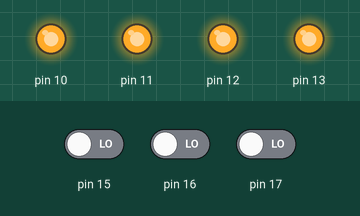
The sketch below on a simulated Arduino Uno, built with avr-gcc and run on an emulated ATmega328P. On the bench: output pins drawn as LEDs (lit = HIGH). Dashed ring = blinking. Inputs (shaded band) come from the test bench; at power-on: pin 15 LOW, pin 16 LOW, pin 17 LOW.

Above: at 1.2 s.
1.3 s: pin 15 driven HIGH
At 4.2 s:
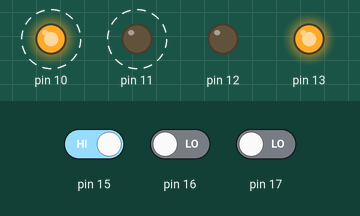
4.3 s: pin 16 driven HIGH
At 4.8 s:
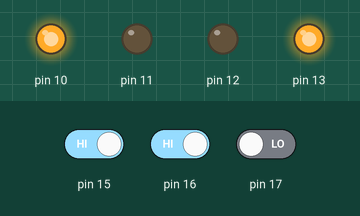
5.8 s: pin 16 driven LOW
At 6.3 s:
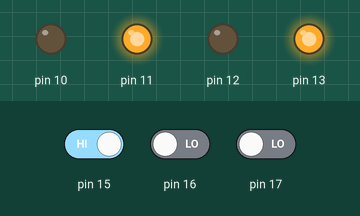
8.8 s: pin 15 driven LOW
At 9.9 s:
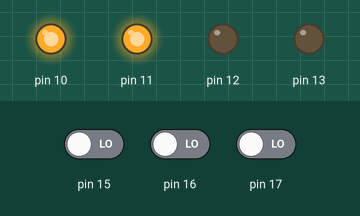
Timing chart, 0 to 12.8 s (numbered marks = the images above; inputs shaded):
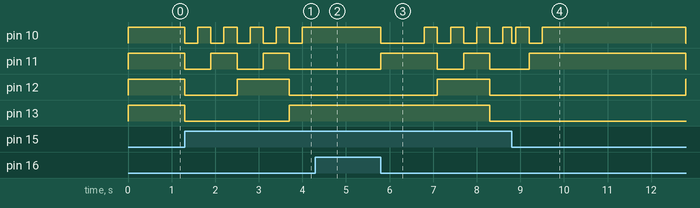

Measured:
- after the input at 1.3 s, pin 10: alternates HIGH for 0.30 s and LOW for 0.30 s, starting at once; pin 11: alternates HIGH for 0.60 s and LOW for 0.60 s, starting at once; pin 12: HIGH → LOW at once, → HIGH 1.2 s later, → LOW 1.2 s later; pin 13: HIGH → LOW at once, → HIGH 2.4 s later
- after the input at 4.3 s, pin 10: stops changing and stays HIGH; pin 11: stays LOW (without the input it goes to HIGH after 0.00 s); pin 12: stays LOW (without the input it goes to HIGH after 0.60 s)
- after the input at 5.8 s, pin 10: HIGH → LOW at once, then repeats every 0.60 s: HIGH 0.30 s, LOW 0.30 s; pin 11: LOW → HIGH at once, → LOW 1.3 s later, → HIGH 0.60 s later, → LOW 0.60 s later; pin 12: LOW → HIGH after 1.3 s, → LOW 1.2 s later; pin 13: HIGH → LOW after 2.5 s
- after the input at 8.8 s, pin 13: stays LOW (without the input it goes to HIGH after 1.9 s)

The sketch:

Counter.ino
```cpp
#include "funshield.h"

constexpr int diodePins[] = { led1_pin, led2_pin, led3_pin, led4_pin };
constexpr int diodesCount = sizeof(diodePins) / sizeof(diodePins[0]);
constexpr int buttonPins[] = { button1_pin, button2_pin, button3_pin };
constexpr int buttonCount = sizeof(buttonPins) / sizeof(buttonPins[0]);
constexpr long interval = 300;
constexpr long initialDelay = 1000;
constexpr long repeatedDelay = 300;
constexpr int maxCountValue = 1 << diodesCount;;
constexpr int incrementButton = 0;
constexpr int decrementButton = 1;

class Diode {
private:
    int diodeNumber_;
    bool currentState_;

public:
    void initialize(int diodeNumber) {
        diodeNumber_ = diodeNumber;
        pinMode(diodePins[diodeNumber], OUTPUT);
        change(false);
    }

    void change(bool newState) {
        digitalWrite(diodePins[diodeNumber_], newState ? LOW : HIGH);
        currentState_ = newState;
    }

    void change() {
        change(!currentState_);
    }
};

class Timer {
private:
    unsigned long previousTime;
    unsigned long interval_;

public:
    Timer() {
        previousTime = 0;
        interval_ = 0;
    }

    Timer(unsigned long interval) {
        previousTime = 0;
        interval_ = interval;
    }

    bool check(unsigned long currentTime) {
        if (currentTime - previousTime >= interval_) {
          previousTime += interval_;
          return true;
      }
      return false;
    }

    void resetTime(unsigned long currentTime) {
        previousTime = currentTime;
    }

    void setInterval(unsigned long newInterval) {
        interval_ = newInterval;
    }
};

class Button {
private:
    int buttonNumber_;
    bool currentState_;
    bool previousState_;
    bool pressingButton_;
    Timer timer;

public:
    Button() {
        timer = Timer(initialDelay);
        currentState_ = false;
        previousState_ = false;
        pressingButton_ = false;
    }

    void initialize(int buttonNumber) {
        buttonNumber_ = buttonNumber;
        pinMode(buttonPins[buttonNumber], INPUT);
    }

    bool pressed() {
        return digitalRead(buttonPins[buttonNumber_]) == LOW;
    }

    bool update(unsigned long timeNow) {
        currentState_ = pressed();
        bool triggered = false;

        if ((currentState_ == true) && (previousState_ == false)) { // Initial press of button
            pressingButton_ = true;
            timer.setInterval(initialDelay);
            timer.resetTime(timeNow);
            triggered = true;

        } else if ((currentState_ == true) && (pressingButton_ == true)) { // Button still held down after initial press
            if (timer.check(timeNow)) {
                triggered = true;
                timer.setInterval(repeatedDelay);
                timer.resetTime(timeNow);
            }
          } else if ((currentState_ == false) && (previousState_ == true)) { // Button released
              pressingButton_ = false;
          }

        previousState_ = currentState_;
        return triggered;
    }
};

class Counter {
private:
    int value_;
    int maxCountValue_;
public:
    void initialize(int initialValue = 0, int maxCount = maxCountValue) {
        value_ = initialValue;
        maxCountValue_ = maxCount;
    }

    void increment() {
        value_ = (value_ + 1) % maxCountValue_;
    }

    void decrement() {
        value_ = (value_ - 1 + maxCountValue_) % maxCountValue_;
    }

    int getValue() {
        return value_;
    }
};

Diode diodes[diodesCount];
Button buttons[buttonCount];
Counter counter;

void displayCounter(int value) {
    for (int i = 0; i < diodesCount; ++i) {
        bool bitValue = ((value >> (diodesCount - 1 - i)) & 1) != 0;
        diodes[i].change(bitValue);
    }
}

void incrementCounter() {
    counter.increment();
}

void decrementCounter() {
    counter.decrement();
}

void setup() {
    for (int i = 0; i < diodesCount; ++i) {
        diodes[i].initialize(i);
    }
    for (int i = 0; i < buttonCount; ++i) {
        buttons[i].initialize(i);
    }
    counter.initialize();
    displayCounter(counter.getValue());
}

void loop() {
    unsigned long timeNow = millis();
    bool valueChange = false;
    for (int i = 0; i < buttonCount; ++i) {
        if (buttons[i].update(timeNow)) {
            if (incrementButton == i) {
                incrementCounter();
                valueChange = true;
            }
            if (decrementButton == i) {
                decrementCounter();
                valueChange = true;
            }
        }
    }
    if (valueChange == true) {
        displayCounter(counter.getValue());
    }
}
```
